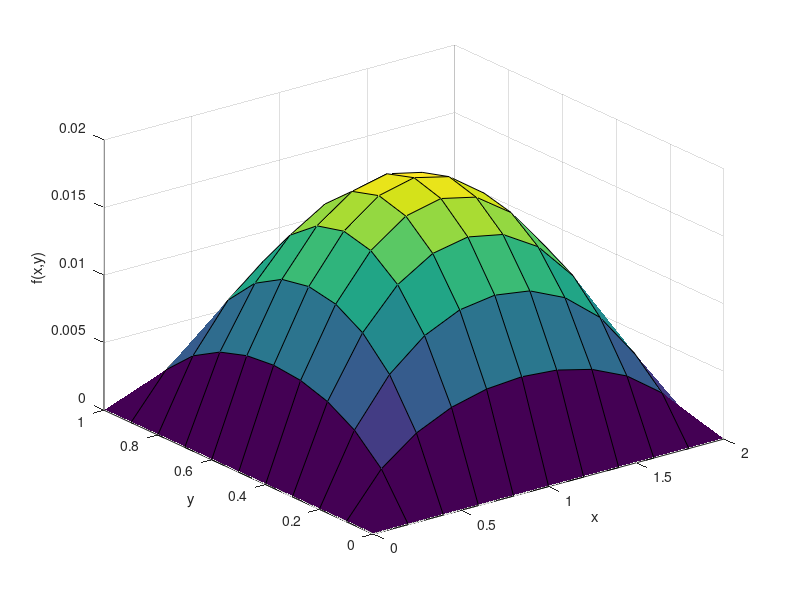
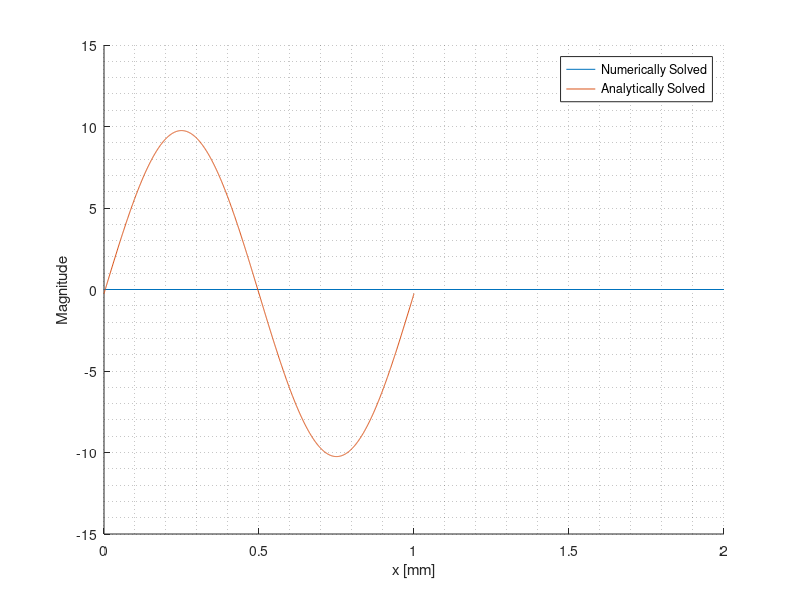
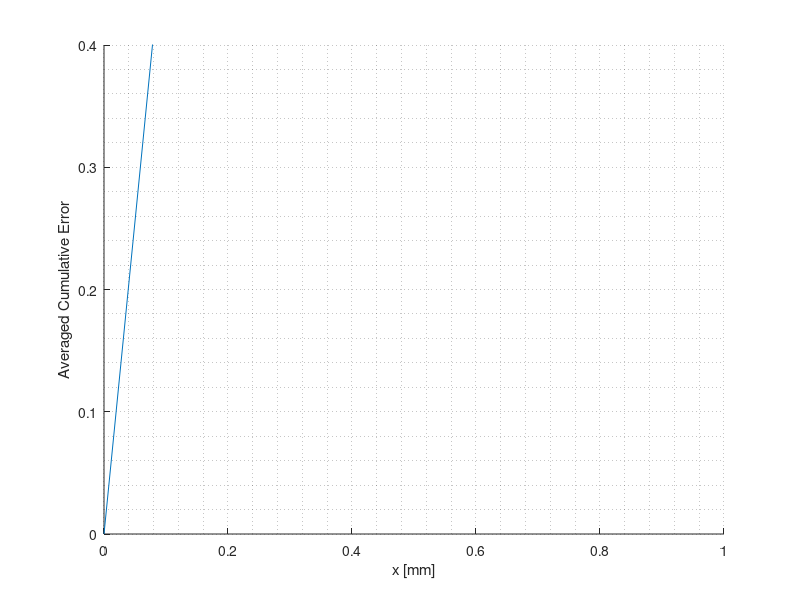
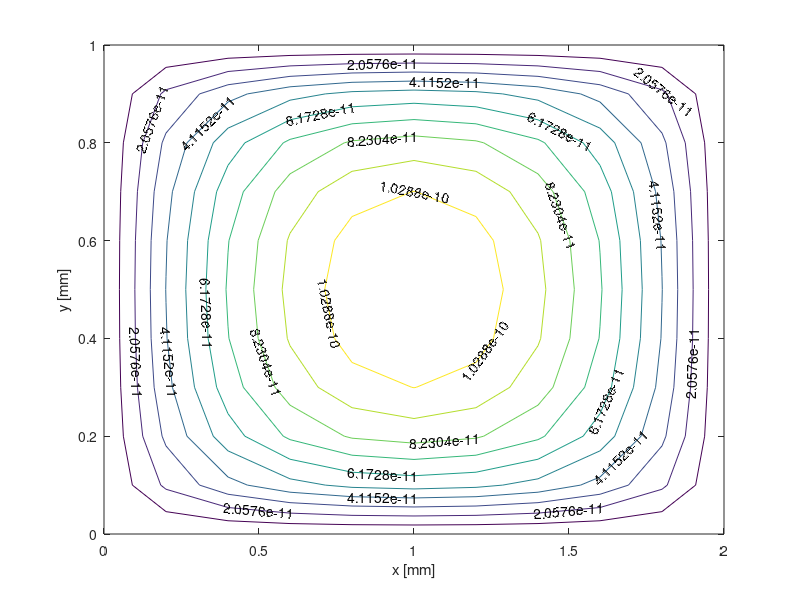

Reproduce these figures in MATLAB, in order.
% microModel
% Greg Evans - 2018

% microModel:
% Calculates and Represents the diaphragm deformation in a microphone, 
% given a acoustic pressure and tension force. This excludes the
% electrostatic interaction. Deformation is imposed as zero on boundaries.

% Created as part of a Bachelors Degree (Hons) in Mechanical Engineering.

% The following script solves the governing second-order differential 
% equation through both analytical and numerical solution methodologies.
% Equation: -T(d^2f/dx^2+d^f/dy^2) = Pa; (x,y) ? Lx x Ly

% INPUTS:
% dx: increment size in x
% dy: increment size in y
% Lx: length of diaphragm in x
% Ly: length of diaphragm in y
% T: tension force
% Pa: acoustic pressure

% OUTPUT:
% 1. 3D Surface Model of the deformed diaphragm
% 2. x-y Comparison of numerical and analytical solution methods*
% 3. x-y Averaged cumulative error between solution methods
% 4. 2D Contour Plot
%     *Only accurate for a sqaure mesh


Pa = 0.1; % Acoustic Pressure
T = 100; % Tension Force

Lx = 2; % Size of domain in x-direction
dx = 0.05; % Space between grid points in x-direction
Ly = 1; % Size of domain in y-direction
dy = (Lx/Ly)*dx; % Space between grid points in y-direction
Ny = Ly/dy+1; % Number of grid points in y-direction
Nx = Ny;
LxD = 2e-3;
f0 = LxD^2*Pa/T;
x = linspace(0,Lx,Ny); % x-coordinate of grid points
y = linspace(0,Ly,Ny); % y-coordinate of grid points
[X,Y] = meshgrid(x,y); % Matrix of x and y coordinates (useful for plotting)

% Initialising Matrices
f = zeros(Nx,Ny);
fm = zeros(Nx,Ny);
fd = zeros(Nx,Ny);
fr = zeros(Nx,Ny);
fx = zeros(Nx,Ny);
rel_error = zeros(Nx,Ny);
rel_errord = zeros(Nx,Ny);
rel_errorm = zeros(Nx,Ny);
rel_errorr = zeros(Nx,Ny);
rel_errorx = zeros(Nx,Ny);

% Set the deformation at the boundary
for i=1:Nx
    f(end,i) = 0;
    f(1,i) = 0;
    f(i,1) = 0;
    f(i,end) = 0;
    fm(end,i) = 0;
    fm(1,i) = 0;
    fm(i,1) = 0;
    fm(i,end) = 0;
    fd(end,i) = 0;
    fd(1,i) = 0;
    fd(i,1) = 0;
    fd(i,end) = 0;
    fr(end,i) = 0;
    fr(1,i) = 0;
    fr(i,1) = 0;
    fr(i,end) = 0;
    fx(end,i) = 0;
    fx(1,i) = 0;
    fx(i,1) = 0;
    fx(i,end) = 0;
end
% Set the deformation at the corners
% Dimensionless Solution
f(1,1) = 0;
f(end,end) = 0;
f(end,1) = 0;
f(1,end) = 0;
fold = f;
% Manufactured Solution
fm(1,1) = 0;
fm(end,end) = 0;
fm(end,1) = 0;
fm(1,end) = 0;
fmold = fm;
% Dimensional Solution
fd(1,1) = 0;
fd(end,end) = 0;
fd(end,1) = 0;
fd(1,end) = 0;
fdold = fd;
% Over-Relaxation Solution
fr(1,1) = 0;
fr(end,end) = 0;
fr(end,1) = 0;
fr(1,end) = 0;
frold = fr;
% Non-Square Solution
fx(1,1) = 0;
fx(end,end) = 0;
fx(end,1) = 0;
fx(1,end) = 0;
fxold = fx;

loop = 1;
iter = 1;
epsi = 1e-6; % Stopping criterion for Liebmann Method
lambda = 1.8;
tic
while loop
    for j=2:(Ny-1)
        for i=2:(Nx-1)
            Q(j,i) = 1-50*pi^2*sin(pi*x(i))*sin(2*pi*y(j)); % Extra Term (Q5)
            f(j,i) = 0.25*(f(j,i+1)+f(j,i-1)+f(j+1,i)+f(j-1,i)+dx^2); % Dimensionless (Q4)
            fm(j,i) = 0.25*((-dx^2*Q(j,i))+dx^2+fm(j,i+1)+fm(j,i-1)+fm(j+1,i)+fm(j-1,i)); % Manufactured (Q5)
            fr(j,i) = lambda*f(j,i)+(1-lambda)*frold(j,i); % Relaxation Term (Q6)
            fd(j,i) = 0.25*(((Pa/T)*dx^2)+fd(j,i+1)+fd(j,i-1)+fd(j+1,i)+fd(j-1,i)); % Dimensional Solution (Q7)
            fx(j,i) = (((fx(j,i+1)+fx(j,i-1))/dx^2)+((fx(j+1,i)+fx(j-1,i))/dy^2)+1)/(2*((1/(dx^2))+(1/(dy^2)))); % Non-Sqaure Solution (Q8)
            % Relative Error for each system
            rel_error(j,i) = 100*(f(j,i)-fold(j,i))/f(j,i);
            rel_errord(j,i) = 100*(fd(j,i)-fdold(j,i))/fd(j,i);
            rel_errorm(j,i) = 100*(fm(j,i)-fmold(j,i))/fm(j,i);
            rel_errorr(j,i) = 100*(fr(j,i)-frold(j,i))/fr(j,i);
            rel_errorx(j,i) = 100*(fx(j,i)-fxold(j,i))/fx(j,i);
        end
    end
    % Norm Error for each system to determine convergence
    norm_error(iter) = norm(rel_error,2);
    norm_errord(iter) = norm(rel_errord,2);
    norm_errorm(iter) = norm(rel_errorm,2);
    norm_errorr(iter) = norm(rel_errorr,2);
    norm_errorx(iter) = norm(rel_errorx,2);
    if (norm_errorx(iter)<epsi)||(iter>5000)
        loop = 0;
    else
        iter = iter+1;
        fold = f;
        fmold = fm;
        fdold = fd;
        frold = fr;
        fxold = fx;
    end
end
% Making fx dimensional
fxx = fx * f0;
toc
% Plotting the 3D deformation surface
disp('Number of iteration to convergence = ');disp(iter)
figure(1)
surf(X,Y,f)
xlabel('x')
ylabel('y')
zlabel('f(x,y)')

% Question 5: Determining Values for comparison
disp(y(floor(Nx/2)+1)); % Checking Correct Y (0.5) was used
man = (fm(:,floor(Nx/2)+1)); % Manufactured values
fman = @(x,y) (10.*sin(pi.*x).*sin(2.*pi.*y))+((x-1).*x); % Defining original eqn
xman = linspace(0,1,1000); % Making sample x array
yman = linspace(0,1,1000); % Making sample y array
xmanerr = linspace(0,1,Nx);
ymanerr = linspace(0,1,Ny);
manarray = fman(0.5,yman); % Finding analytical value to compare
manerr = fman(0.5,ymanerr);


% Plotting the comparison between manufactured and original fm
figure(2)
hold on
plot(x,man);
plot(xman,manarray);
hold off
grid minor
xlabel('x [mm]')
ylabel('Magnitude')
ylim([-15 15])
legend('Numerically Solved','Analytically Solved')

% Plotting error function between analytical and manufactured
toterror = 0;
for q = 2:Nx
    error(q) = abs(man(q)-manerr(q));
    toterror = toterror + error(q);
    errorArray(q) = toterror;
end
figure(3)
hold on
plot(xmanerr,errorArray/Nx);
grid minor
hold off
xlabel('x [mm]')
ylim([0 0.4])
ylabel('Averaged Cumulative Error')

% Plotting contours
figure(4)
[C,h] = contour(X,Y,fxx,10);
set(h,'ShowText','on','TextStep',get(h,'LevelStep')*2)
xlabel('x [mm]')
ylabel('y [mm]')
